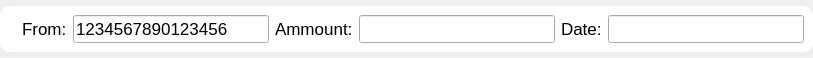
<?xml version="1.0" encoding="UTF-8"?>
<ui version="4.0">
 <class>TransferFromCard</class>
 <widget class="QWidget" name="TransferFromCard">
  <property name="geometry">
   <rect>
    <x>0</x>
    <y>0</y>
    <width>813</width>
    <height>58</height>
   </rect>
  </property>
  <property name="sizePolicy">
   <sizepolicy hsizetype="Preferred" vsizetype="Fixed">
    <horstretch>0</horstretch>
    <verstretch>0</verstretch>
   </sizepolicy>
  </property>
  <property name="windowTitle">
   <string>Form</string>
  </property>
  <layout class="QHBoxLayout" name="horizontalLayout_2">
   <property name="spacing">
    <number>0</number>
   </property>
   <property name="leftMargin">
    <number>0</number>
   </property>
   <property name="topMargin">
    <number>0</number>
   </property>
   <property name="rightMargin">
    <number>0</number>
   </property>
   <property name="bottomMargin">
    <number>0</number>
   </property>
   <item>
    <widget class="QWidget" name="widget" native="true">
     <property name="sizePolicy">
      <sizepolicy hsizetype="Preferred" vsizetype="Fixed">
       <horstretch>0</horstretch>
       <verstretch>0</verstretch>
      </sizepolicy>
     </property>
     <property name="styleSheet">
      <string notr="true">.QWidget {
	background-color: white;
	border-radius: 10;
}</string>
     </property>
     <layout class="QHBoxLayout" name="horizontalLayout">
      <item>
       <widget class="QLabel" name="fromImage">
        <property name="sizePolicy">
         <sizepolicy hsizetype="Maximum" vsizetype="Maximum">
          <horstretch>0</horstretch>
          <verstretch>0</verstretch>
         </sizepolicy>
        </property>
        <property name="minimumSize">
         <size>
          <width>0</width>
          <height>0</height>
         </size>
        </property>
        <property name="maximumSize">
         <size>
          <width>40</width>
          <height>40</height>
         </size>
        </property>
        <property name="sizeIncrement">
         <size>
          <width>0</width>
          <height>0</height>
         </size>
        </property>
        <property name="styleSheet">
         <string notr="true">QLabel:hover {
	filter: brightness(50%);
}</string>
        </property>
        <property name="text">
         <string/>
        </property>
        <property name="pixmap">
         <pixmap>assets/images/from.png</pixmap>
        </property>
        <property name="scaledContents">
         <bool>true</bool>
        </property>
       </widget>
      </item>
      <item>
       <widget class="QLabel" name="fromLabel">
        <property name="font">
         <font>
          <pointsize>13</pointsize>
         </font>
        </property>
        <property name="text">
         <string>From:</string>
        </property>
       </widget>
      </item>
      <item>
       <widget class="QLineEdit" name="fromLineEdit">
        <property name="minimumSize">
         <size>
          <width>155</width>
          <height>0</height>
         </size>
        </property>
        <property name="font">
         <font>
          <pointsize>13</pointsize>
         </font>
        </property>
        <property name="text">
         <string>1234567890123456</string>
        </property>
        <property name="maxLength">
         <number>16</number>
        </property>
        <property name="readOnly">
         <bool>true</bool>
        </property>
       </widget>
      </item>
      <item>
       <widget class="QLabel" name="ammountLabel">
        <property name="font">
         <font>
          <pointsize>13</pointsize>
         </font>
        </property>
        <property name="text">
         <string>Ammount:</string>
        </property>
       </widget>
      </item>
      <item>
       <widget class="QLineEdit" name="ammountLineEdit">
        <property name="minimumSize">
         <size>
          <width>100</width>
          <height>0</height>
         </size>
        </property>
        <property name="font">
         <font>
          <pointsize>13</pointsize>
         </font>
        </property>
        <property name="maxLength">
         <number>16</number>
        </property>
        <property name="readOnly">
         <bool>true</bool>
        </property>
       </widget>
      </item>
      <item>
       <widget class="QLabel" name="dateLabel">
        <property name="font">
         <font>
          <pointsize>13</pointsize>
         </font>
        </property>
        <property name="text">
         <string>Date:</string>
        </property>
       </widget>
      </item>
      <item>
       <widget class="QLineEdit" name="dateLineEdit">
        <property name="font">
         <font>
          <pointsize>13</pointsize>
         </font>
        </property>
       </widget>
      </item>
     </layout>
    </widget>
   </item>
  </layout>
 </widget>
 <resources/>
 <connections/>
</ui>
